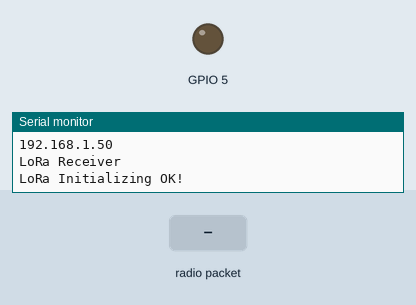
Simulated run of this sketch. Board: ESP32. Shown: output pins drawn as LEDs (lit = HIGH), the last lines printed to the serial monitor. The test bench sets the inputs (shaded band). WiFi joins after 1.5 s; servers stay silent unless stated; no radio packets arrive unless stated; no MQTT or app messages arrive unless stated.

Above: at 2.7 s.
2.8 s: radio packet "," arrives
At 4.2 s:
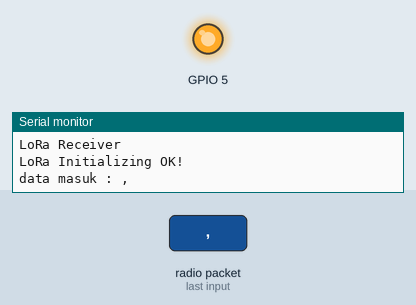
5.8 s: radio packet "1" arrives
At 8.5 s:
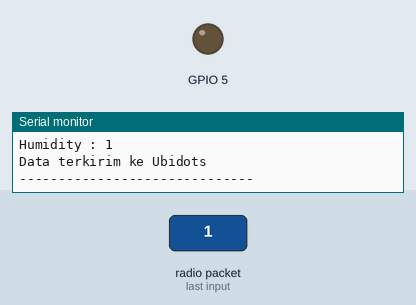
Timing chart, 0 to 10.0 s (numbered marks = the images above; inputs shaded):
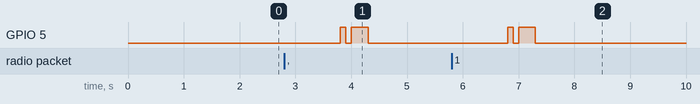

Measured:
- after the input at 2.8 s, GPIO 5: LOW → HIGH after 1.0 s, → LOW 0.10 s later, → HIGH 0.10 s later, → LOW 0.30 s later
- after the input at 5.8 s, GPIO 5: LOW → HIGH after 1.0 s, → LOW 0.10 s later, → HIGH 0.10 s later, → LOW 0.30 s later

The sketch:

Mappi32_SHT22_LoRa_Ubidots_Receiver.ino
```cpp
#include <math.h>
#include <SPI.h>
#include <LoRa.h>
#include <WiFi.h>
#include <PubSubClient.h> //include mqtt ubidots

String LoRaData;
String dt[10];
int i;
String temperature;
String humidity;
boolean parsing = false;
String rssiStr;

/*silakan pilih board yang digunakan*/
#define mappi32
//#define esp32

//define the pins used by the transceiver module
#ifdef esp32
#define ss 5
#define rst 14
#define dio0 2
#endif

#ifdef mappi32
#define ss 15
#define rst 0
#define dio0 27
#endif


#define WIFISSID "KMTek" // Nama Hotspot / WiFi
#define PASSWORD "KMTek123" // Password WiFi
#define TOKEN "BBFF-r9tentbfpWpZvhdVi6iirhmMDVCBv3"   // Ubidots TOKEN
#define MQTT_CLIENT_NAME "monitoring-gudang-beras" //mqtt client name / Device name/ custom
#define DEVICE_LABEL "monitoring-gudang-beras" // Api Label / Device Label in Ubidots

#define VARIABLE_LABEL_1 "Temperature" // Nama Variabel 1
#define VARIABLE_LABEL_2 "Humidity" // Nama Variabel 2

char mqttBroker[]  = "industrial.api.ubidots.com";
char payload[200];
char topic[150];

char str_val_1[10];
char str_val_2[10];

WiFiClient ubidots;
PubSubClient client(ubidots);

void callback(char* topic, byte* payload, unsigned int length)
{
  Serial.print("Message arrived [");
  Serial.print(topic);
  Serial.print("] ");
  for (int i = 0; i < length; i++)
  {
    Serial.print((char)payload[i]);
  }
  Serial.println();
}

void reconnect() {
  // Loop until we're reconnected
  while (!client.connected()) {
    Serial.println("Attempting MQTT connection...");

    // Attemp to connect
    if (client.connect(MQTT_CLIENT_NAME, TOKEN, "")) {
      Serial.println("Connected To Ubidots");
    } else {
      Serial.print("Failed, rc=");
      Serial.print(client.state());
      Serial.println(" try again in 2 seconds");
      // Wait 2 seconds before retrying
      delay(2000);
    }
  }
}

void setup() {
  //initialize Serial Monitor
  Serial.begin(115200);
  pinMode(5, OUTPUT);

  WiFi.begin(WIFISSID, PASSWORD);

  //connecting to wifi
  Serial.println();
  Serial.print("Wait for WiFi...");

  while (WiFi.status() != WL_CONNECTED) {
    Serial.print(".");
    delay(500);
  }

  Serial.println("");
  Serial.println("WiFi Connected");
  Serial.println("IP address: ");
  Serial.println(WiFi.localIP());
  client.setServer(mqttBroker, 1883);
  client.setCallback(callback);

  while (!Serial);
  Serial.println("LoRa Receiver");

  //setup LoRa transceiver module
#ifdef mappi32
  SPI.begin(14, 12, 13, 15);
#endif
  LoRa.setPins(ss, rst, dio0);

  //replace the LoRa.begin(---E-) argument with your location's frequency
  //433E6 for Asia
  //866E6 for Europe
  //915E6 for North America
  while (!LoRa.begin(921E6)) {
    Serial.println(".");
    delay(500);
  }
  // Change sync word (0xF3) to match the receiver
  // The sync word assures you don't get LoRa messages from other LoRa transceivers
  // ranges from 0-0xFF
  LoRa.setSyncWord(0xF3);
  Serial.println("LoRa Initializing OK!");
}

void loop() {
  // try to parse packet
  int packetSize = LoRa.parsePacket();
  if (packetSize) {
    // read packet
    while (LoRa.available()) {
      LoRaData = LoRa.readString();

      parsingData();

      humidity = dt[0];
      temperature = dt[1];


      digitalWrite(5, HIGH);
      delay(100);
      digitalWrite(5, LOW);
      delay(100);
      digitalWrite(5, HIGH);
      delay(300);
      digitalWrite(5, LOW);
      delay(100);
      sendUbidots();
    }

  }
}


void sendUbidots() {
  if (!client.connected()) {
    reconnect();
  }

  //    read rssi / signal
  Serial.print("RSSI: ");
  rssiStr = LoRa.packetRssi();
  Serial.print(rssiStr);
  Serial.print(" dBm"); Serial.print("\n");

  //Send to Ubidots
  temperature.toCharArray(str_val_1, temperature.length() + 1);
  humidity.toCharArray(str_val_2, humidity.length() + 1);

  Serial.println("Temperature : " + temperature);
  Serial.println("Humidity : " + humidity);

  //    char temperaturefl = temperature.toChar();
  //    char humidityfl = humidity.toChar();

  //  dtostrf(suhufl, 4, 2, str_val_1);
  //  dtostrf(rssifl, 4, 2, str_val_2);

  //  dtostrf(humidity, 4, 2, str_val_1);
  //  dtostrf(temperature, 4, 2, str_val_2);

  sprintf(topic, "%s", ""); // Cleans the topic content
  sprintf(topic, "%s%s", "/v1.6/devices/", DEVICE_LABEL);

  sprintf(payload, "%s", ""); // Cleans the payload content
  sprintf(payload, "{\"%s\":", VARIABLE_LABEL_1); // Adds the variable label
  sprintf(payload, "%s {\"value\": %s}", payload, str_val_1); // Adds the value
  sprintf(payload, "%s, \"%s\":", payload, VARIABLE_LABEL_2); // Adds the variable label
  sprintf(payload, "%s {\"value\": %s}", payload, str_val_2); // Adds the value
  sprintf(payload, "%s}", payload); // Closes the dictionary brackets

  Serial.println("Data terkirim ke Ubidots\n------------------------------\n");
  client.publish(topic, payload);
  client.loop();
  delay(1000);
}

void parsingData()
{
  int j = 0;
  //kirim data yang telah diterima sebelumnya
  Serial.print("data masuk : ");
  Serial.print(LoRaData);
  Serial.print("\n");
  //inisialisasi variabel, (reset isi variabel)
  dt[j] = "";
  //proses parsing data
  for (i = 0; i < LoRaData.length(); i++)
  {
    //pengecekan tiap karakter dengan karakter (#) dan (,)
    if (LoRaData[i] == ',')
    {
      //increment variabel j, digunakan untuk merubah index array penampung
      j++;
      dt[j] = ""; //inisialisasi variabel array dt[j]
    }
    else
    {
      //proses tampung data saat pengecekan karakter selesai.
      dt[j] = dt[j] + LoRaData[i];
    }
  }
}
```
